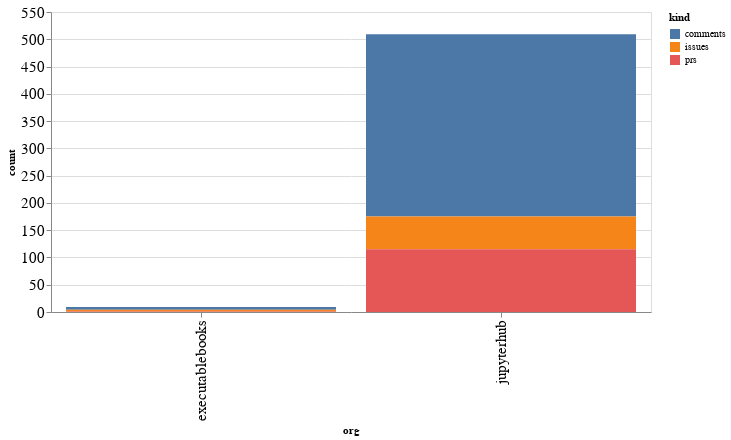

Notebook cell for this chart:
### Code cell
alt.Chart(org_summaries, width=600).mark_bar().encode(
    x='org',
    y='count',
    color='kind',
    tooltip="org"
)

### Figure 1 — Vega-Lite specification as saved in the notebook (floating-point values rounded to 4 significant figures)
{"config": {"axisLeft": {"labelFontSize": 15}, "axisBottom": {"labelFontSize": 15}}, "data": {"name": "data-de535ef339654f578106c25b592a0eb6"}, "mark": "bar", "encoding": {"color": {"type": "nominal", "field": "kind"}, "tooltip": {"type": "nominal", "field": "org"}, "x": {"type": "nominal", "field": "org"}, "y": {"type": "quantitative", "field": "count"}}, "width": 600, "$schema": "https://vega.github.io/schema/vega-lite/v4.8.1.json", "datasets": {"data-de535ef339654f578106c25b592a0eb6": [{"org": "executablebooks", "kind": "comments", "count": 5}, {"org": "executablebooks", "kind": "issues", "count": 3}, {"org": "executablebooks", "kind": "prs", "count": 1}, {"org": "jupyterhub", "kind": "comments", "count": 334}, {"org": "jupyterhub", "kind": "issues", "count": 60}, {"org": "jupyterhub", "kind": "prs", "count": 115}]}}
